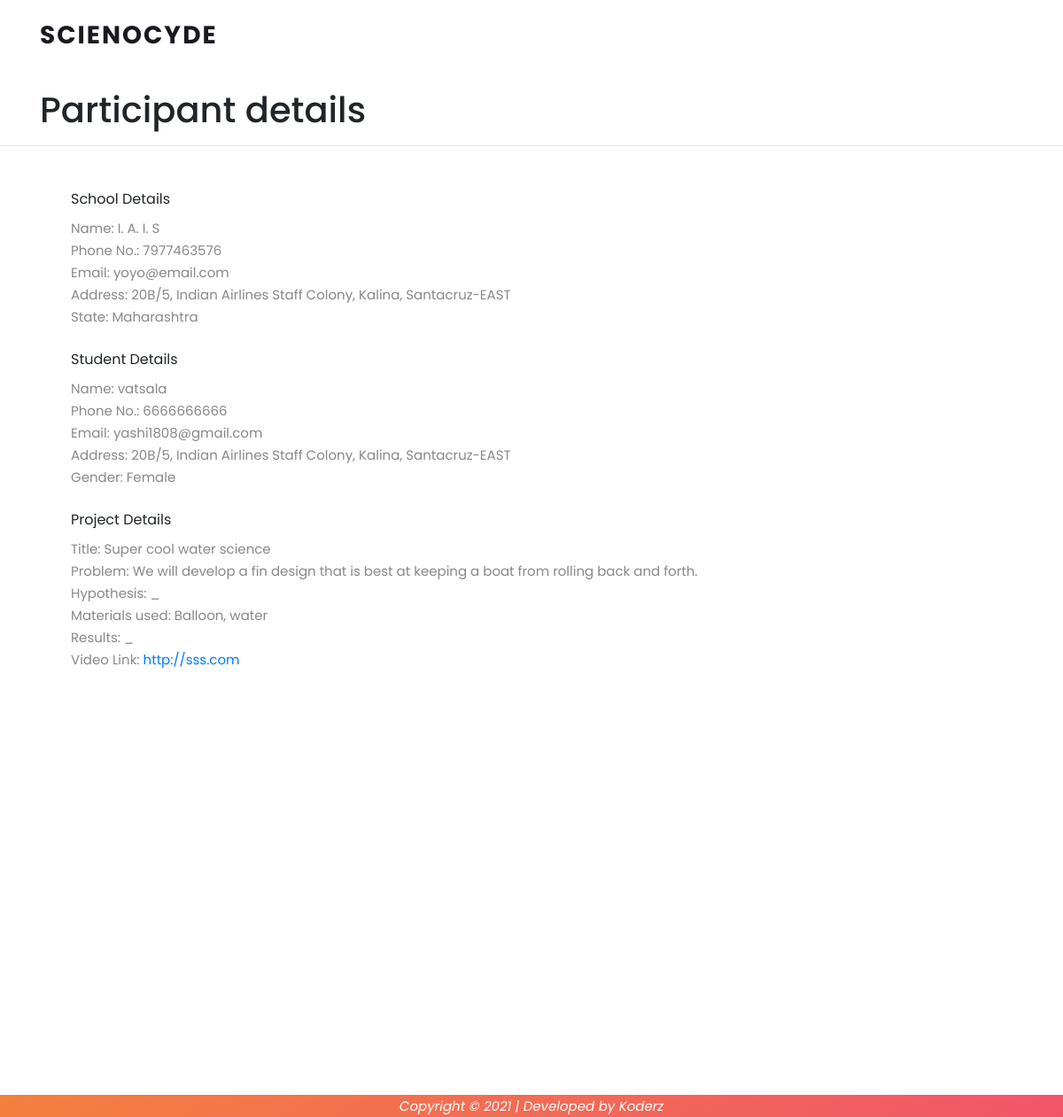
Screenshot of /core/project_details/2 with the database file from the repository.
### core/models.py (models this page shows, shortened)
class Participant(models.Model):
    username = models.CharField(max_length=50, default="null", blank=True)
    School_Name = models.CharField(max_length=50)
    School_Phone_no = models.CharField(max_length=150)
    School_Email_address = models.EmailField(max_length=100)
    School_Address = models.CharField(max_length=200)
    State = models.CharField(max_length=100)
    Student_Name = models.CharField(max_length=50)
    Contact_no = models.CharField(max_length=150)
    Email_address = models.EmailField(max_length=100)
    House_Address = models.CharField(max_length=200)
    Gender = models.CharField(max_length=100)
    Title_of_your_project = models.CharField(max_length=200)
    Question_or_Problem = models.CharField(max_length=100)
    Hypothesis_or_possible_solution = models.CharField(max_length=50)
    Materials_needed = models.CharField(max_length=150)
    Results = models.CharField(max_length=100)
    Image_of_Project = models.ImageField(upload_to="core/images", default="")
    Link_of_your_project = models.URLField(max_length=200)
    host_id = models.CharField(max_length=10)
    date = models.DateTimeField(auto_now_add=True)
    class Meta:
        ordering = ["-date"]

### core/views.py (the view)
def project_details(request, project_id):
    template_name = "core/project_details.html"
    project_obj = Participant.objects.get(pk=project_id)
    context = {"project_obj": project_obj}
    return render(request, template_name, context)

### templates/core/project_details.html (shortened to what this page needs)
{% extends 'base.html' %} {% load static %} {% block extra_css %} {% endblock %}
{% block body %}
<section class="section" id="about">
  <div class="container">
    <div class="form-element-html">
      <h1>Participant details</h1>
    </div>
  </div>
  <div
    data-identifier="field33"
    data-index="1"
    style="width: 100%"
    class="even form-element form-element-field33 options-false index-false form-element-1 default-false form-element-type-customText is-required-false -handle"
  >
    <div class="form-element-html">
      <div>
          <div class="full" style="text-align: left"><hr /></div>
        </div>
      </div>
    </div>
    <div style="margin-left: 5em; margin-top: 3em">
      <label for="validationCustom01">School Details</label>
      <p>Name: {{ project_obj.School_Name }}</p>
      <p>Phone No.: {{ project_obj.School_Phone_no }}</p>
      <p>Email: {{ project_obj.School_Email_address }}</p>
      <p>Address: {{ project_obj.School_Address }}</p>
      <p>State: {{ project_obj.State }}</p>
      <br />
      <label for="validationCustom01">Student Details</label>
      <p>Name: {{ project_obj.Student_Name }}</p>
      <p>Phone No.: {{ project_obj.Contact_no }}</p>
      <p>Email: {{ project_obj.Email_address }}</p>
      <p>Address: {{ project_obj.House_Address }}</p>
      <p>Gender: {{ project_obj.Gender }}</p>
      <br />
      <label for="validationCustom01">Project Details</label>
      <p>Title: {{ project_obj.Title_of_your_project }}</p>
      <p>Problem: {{ project_obj.Question_or_Problem }}</p>
      <p>Hypothesis: {{ project_obj.Hypothesis_or_possible_solution }}</p>
      <p>Materials used: {{ project_obj.Materials_needed }}</p>
      <p>Results: {{ project_obj.Results }}</p>
      <p>
        Video Link:
        <a href="{{ project_obj.Link_of_your_project }}"
          >{{ project_obj.Link_of_your_project }}</a
        >
      </p>
      <br />
    </div>
</section>
{% endblock %} {% block extra_js %} {% endblock %}

### templates/base.html (shortened to what this page needs)
{% load static %}
<!DOCTYPE html>
<html lang="en">
<head>
    <link rel="stylesheet" type="text/css" href="{% static 'css/bootstrap.min.css' %}">
    <link rel="stylesheet" type="text/css" href="{% static 'css/font-awesome.css' %}">
    <link rel="stylesheet" href="{% static 'css/templatemo-lava.css' %}">
    <link rel="stylesheet" href="{% static 'css/owl-carousel.css' %}">
</head>
<body>
    <header class="header-area header-sticky">
        <div class="container">
            <div class="row">
                <div class="col-12">
                    <nav class="main-nav">
                        <a href="index.html" class="logo">
                            Scienocyde
                        </a>
                    </nav>
                </div>
            </div>
        </div>
    </header>
    {% block body %}{% endblock %}
        <div class="col-lg-12" style="text-align: center;background: linear-gradient(145deg, rgba(244,129,63,1) 0%, rgba(241,85,106,1) 100%); margin-top: 355px; bottom: 0;">
            <div class="sub-footer">
                <p style="color: white;"><em>Copyright &copy; 2021 | Developed by Koderz </em></p>
            </div>
        </div>
</body>
</html>

### static_files/css/templatemo-lava.css (style rules this page uses)
html, body, div, span, applet, object, iframe, h1, h2, h3, h4, h5, h6, p, blockquote, div pre, a, abbr, acronym, address, big, cite, code, del, dfn, em, font, img, ins, kbd, q, s, samp, small, strike, strong, sub, sup, tt, var, b, u, i, center, dl, dt, dd, ol, ul, li, figure, header, nav, section, article, aside, footer, figcaption { margin: 0; padding: 0; border: 0; outline: 0; }
header, nav, section, article, aside, footer, hgroup { display: block; }
* { box-sizing: border-box; }
html, body { font-family: 'Poppins', sans-serif; font-weight: 400; background-color: #fff; font-size: 16px; -ms-text-size-adjust: 100%; -webkit-font-smoothing: antialiased; -moz-osx-font-smoothing: grayscale; }
a { text-decoration: none !important; }
h1, h2, h3, h4, h5, h6 { margin-top: 0px; margin-bottom: 0px; }
p { font-size: 15px; line-height: 25px; color: #888; }
html, body { background: #fff; font-family: 'Poppins', sans-serif; }
.header-area { position: absolute; top: 0px; left: 0px; right: 0px; z-index: 100; height: 100px; -webkit-transition: all .5s ease 0s; -moz-transition: all .5s ease 0s; -o-transition: all .5s ease 0s; transition: all .5s ease 0s; }
.header-area .main-nav { min-height: 80px; background: transparent; }
.header-area .main-nav .logo { line-height: 80px; color: #191a20; font-size: 28px; font-weight: 700; text-transform: uppercase; letter-spacing: 2px; float: left; -webkit-transition: all 0.3s ease 0s; -moz-transition: all 0.3s ease 0s; -o-transition: all 0.3s ease 0s; transition: all 0.3s ease 0s; }
.header-area.header-sticky { min-height: 80px; }
@media (max-width: 1200px) { .header-area .main-nav:before { display: none; } }
#about { padding: 100px 0px; position: relative; z-index: 9; }

### rows the page displays
Participant: School_Name "I. A. I. S", School_Phone_no "7977463576", School_Email_address "yoyo@email.com", School_Address "20B/5, Indian Airlines Staff Colony, Kalina, Santacruz-EAST", State "Maharashtra", Student_Name "vatsala", Contact_no "6666666666", Email_address "yashi1808@gmail.com", House_Address "20B/5, Indian Airlines Staff Colony, Kalina, Santacruz-EAST", Gender "Female", Title_of_your_project "Super cool water science", Question_or_Problem "We will develop a fin design that is best at keeping a boat from rolling back and forth.", Hypothesis_or_possible_solution "_", Materials_needed "Balloon, water", Results "_", Link_of_your_project "http://sss.com"
